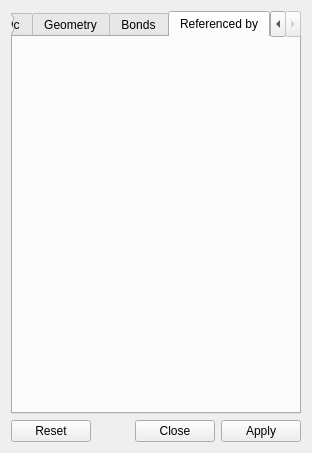
<?xml version="1.0" encoding="UTF-8"?>
<ui version="4.0">
 <class>AtomDesigner</class>
 <widget class="QWidget" name="AtomDesigner">
  <property name="geometry">
   <rect>
    <x>0</x>
    <y>0</y>
    <width>312</width>
    <height>453</height>
   </rect>
  </property>
  <property name="windowTitle">
   <string>Atom</string>
  </property>
  <property name="toolTip">
   <string/>
  </property>
  <layout class="QVBoxLayout" name="_2">
   <item>
    <widget class="QTabWidget" name="tabWidget">
     <property name="currentIndex">
      <number>3</number>
     </property>
     <widget class="QWidget" name="tab">
      <attribute name="title">
       <string>Basic</string>
      </attribute>
      <layout class="QVBoxLayout" name="_3">
       <item>
        <widget class="QGroupBox" name="generalGB">
         <property name="title">
          <string>General</string>
         </property>
        </widget>
       </item>
       <item>
        <widget class="QGroupBox" name="flagsGB">
         <property name="title">
          <string>Flags</string>
         </property>
        </widget>
       </item>
       <item>
        <widget class="QGroupBox" name="specificGB">
         <property name="title">
          <string>Specific</string>
         </property>
         <layout class="QGridLayout" name="_4">
          <item row="1" column="0">
           <widget class="QLabel" name="label_5">
            <property name="text">
             <string>Residue:</string>
            </property>
           </widget>
          </item>
          <item row="2" column="0">
           <widget class="QLabel" name="label4">
            <property name="text">
             <string>Symbol:</string>
            </property>
           </widget>
          </item>
          <item row="2" column="1">
           <widget class="QPushButton" name="symbolPB">
            <property name="sizePolicy">
             <sizepolicy hsizetype="Expanding" vsizetype="Fixed">
              <horstretch>0</horstretch>
              <verstretch>0</verstretch>
             </sizepolicy>
            </property>
            <property name="styleSheet">
             <string notr="true"> QPushButton {
     border: 1px none #dadbde;
     background-color: #FFFF7F;
     border-radius: 2px;
 }

 QPushButton:pressed {
     border: 2px solid #AAAAAA;
 }</string>
            </property>
            <property name="text">
             <string/>
            </property>
            <property name="flat">
             <bool>true</bool>
            </property>
           </widget>
          </item>
          <item row="3" column="0">
           <widget class="QLabel" name="label">
            <property name="text">
             <string>Type:</string>
            </property>
           </widget>
          </item>
          <item row="3" column="1">
           <widget class="QLineEdit" name="typeLE"/>
          </item>
          <item row="4" column="0">
           <widget class="QLabel" name="label_2">
            <property name="text">
             <string>Serial index:</string>
            </property>
           </widget>
          </item>
          <item row="4" column="1">
           <widget class="QSpinBox" name="serialIndexSB">
            <property name="alignment">
             <set>Qt::AlignRight|Qt::AlignTrailing|Qt::AlignVCenter</set>
            </property>
            <property name="maximum">
             <number>10000000</number>
            </property>
           </widget>
          </item>
          <item row="5" column="0">
           <widget class="QLabel" name="label_3">
            <property name="text">
             <string>Local Index:</string>
            </property>
           </widget>
          </item>
          <item row="5" column="1">
           <widget class="QSpinBox" name="localIndexSB">
            <property name="alignment">
             <set>Qt::AlignRight|Qt::AlignTrailing|Qt::AlignVCenter</set>
            </property>
            <property name="maximum">
             <number>10000000</number>
            </property>
           </widget>
          </item>
          <item row="6" column="0">
           <widget class="QLabel" name="label_4">
            <property name="text">
             <string>Charge:</string>
            </property>
           </widget>
          </item>
          <item row="6" column="1">
           <widget class="QQuantitySpinBox" name="chargeSB">
            <property name="alignment">
             <set>Qt::AlignRight|Qt::AlignTrailing|Qt::AlignVCenter</set>
            </property>
            <property name="minimum">
             <double>-10.000000000000000</double>
            </property>
            <property name="maximum">
             <double>10.000000000000000</double>
            </property>
           </widget>
          </item>
          <item row="0" column="0">
           <widget class="QLabel" name="label1">
            <property name="text">
             <string>Structure:</string>
            </property>
           </widget>
          </item>
          <item row="0" column="1">
           <widget class="QObjectLinkWidget" name="structureW" native="true">
            <property name="sizePolicy">
             <sizepolicy hsizetype="Preferred" vsizetype="Fixed">
              <horstretch>0</horstretch>
              <verstretch>0</verstretch>
             </sizepolicy>
            </property>
           </widget>
          </item>
          <item row="1" column="1">
           <widget class="QObjectLinkWidget" name="residueW" native="true">
            <property name="sizePolicy">
             <sizepolicy hsizetype="Preferred" vsizetype="Fixed">
              <horstretch>0</horstretch>
              <verstretch>0</verstretch>
             </sizepolicy>
            </property>
           </widget>
          </item>
         </layout>
        </widget>
       </item>
       <item>
        <spacer name="verticalSpacer">
         <property name="orientation">
          <enum>Qt::Vertical</enum>
         </property>
         <property name="sizeHint" stdset="0">
          <size>
           <width>20</width>
           <height>40</height>
          </size>
         </property>
        </spacer>
       </item>
      </layout>
     </widget>
     <widget class="QWidget" name="geometryTab">
      <attribute name="title">
       <string>Geometry</string>
      </attribute>
      <layout class="QVBoxLayout" name="_8">
       <item>
        <widget class="QGroupBox" name="groupBox">
         <property name="title">
          <string>Position</string>
         </property>
         <layout class="QGridLayout" name="_5">
          <item row="2" column="2">
           <widget class="QQuantitySpinBox" name="xSB">
            <property name="sizePolicy">
             <sizepolicy hsizetype="Expanding" vsizetype="Fixed">
              <horstretch>0</horstretch>
              <verstretch>0</verstretch>
             </sizepolicy>
            </property>
            <property name="alignment">
             <set>Qt::AlignRight|Qt::AlignTrailing|Qt::AlignVCenter</set>
            </property>
            <property name="prefix">
             <string/>
            </property>
            <property name="suffix">
             <string/>
            </property>
            <property name="decimals">
             <number>4</number>
            </property>
            <property name="minimum">
             <double>-10000000000000000905969664.000000000000000</double>
            </property>
            <property name="maximum">
             <double>10000000000000000905969664.000000000000000</double>
            </property>
           </widget>
          </item>
          <item row="3" column="1">
           <widget class="QLabel" name="label6">
            <property name="text">
             <string>Y:</string>
            </property>
           </widget>
          </item>
          <item row="3" column="2">
           <widget class="QQuantitySpinBox" name="ySB">
            <property name="alignment">
             <set>Qt::AlignRight|Qt::AlignTrailing|Qt::AlignVCenter</set>
            </property>
            <property name="decimals">
             <number>4</number>
            </property>
            <property name="minimum">
             <double>-10000000000000000905969664.000000000000000</double>
            </property>
            <property name="maximum">
             <double>10000000000000000905969664.000000000000000</double>
            </property>
           </widget>
          </item>
          <item row="4" column="1">
           <widget class="QLabel" name="label7">
            <property name="text">
             <string>Z:</string>
            </property>
           </widget>
          </item>
          <item row="4" column="2">
           <widget class="QQuantitySpinBox" name="zSB">
            <property name="alignment">
             <set>Qt::AlignRight|Qt::AlignTrailing|Qt::AlignVCenter</set>
            </property>
            <property name="decimals">
             <number>4</number>
            </property>
            <property name="minimum">
             <double>-10000000000000000905969664.000000000000000</double>
            </property>
            <property name="maximum">
             <double>10000000000000000905969664.000000000000000</double>
            </property>
           </widget>
          </item>
          <item row="2" column="1">
           <widget class="QLabel" name="label5">
            <property name="text">
             <string>X:</string>
            </property>
           </widget>
          </item>
          <item row="5" column="1" colspan="2">
           <widget class="QCheckBox" name="moveWholeMolChBox">
            <property name="text">
             <string>Move whole molecule</string>
            </property>
           </widget>
          </item>
         </layout>
        </widget>
       </item>
       <item>
        <widget class="QGroupBox" name="groupBox_2">
         <property name="title">
          <string>Velocity</string>
         </property>
         <layout class="QGridLayout" name="_6">
          <item row="0" column="0">
           <widget class="QLabel" name="label5_2">
            <property name="text">
             <string>X:</string>
            </property>
           </widget>
          </item>
          <item row="0" column="1">
           <widget class="QQuantitySpinBox" name="vxSB">
            <property name="sizePolicy">
             <sizepolicy hsizetype="Expanding" vsizetype="Fixed">
              <horstretch>0</horstretch>
              <verstretch>0</verstretch>
             </sizepolicy>
            </property>
            <property name="alignment">
             <set>Qt::AlignRight|Qt::AlignTrailing|Qt::AlignVCenter</set>
            </property>
            <property name="prefix">
             <string/>
            </property>
            <property name="suffix">
             <string/>
            </property>
            <property name="decimals">
             <number>4</number>
            </property>
            <property name="minimum">
             <double>-10000000000000000905969664.000000000000000</double>
            </property>
            <property name="maximum">
             <double>10000000000000000905969664.000000000000000</double>
            </property>
           </widget>
          </item>
          <item row="1" column="0">
           <widget class="QLabel" name="label6_2">
            <property name="text">
             <string>Y:</string>
            </property>
           </widget>
          </item>
          <item row="1" column="1">
           <widget class="QQuantitySpinBox" name="vySB">
            <property name="alignment">
             <set>Qt::AlignRight|Qt::AlignTrailing|Qt::AlignVCenter</set>
            </property>
            <property name="decimals">
             <number>4</number>
            </property>
            <property name="minimum">
             <double>-10000000000000000905969664.000000000000000</double>
            </property>
            <property name="maximum">
             <double>10000000000000000905969664.000000000000000</double>
            </property>
           </widget>
          </item>
          <item row="2" column="0">
           <widget class="QLabel" name="label7_2">
            <property name="text">
             <string>Z:</string>
            </property>
           </widget>
          </item>
          <item row="2" column="1">
           <widget class="QQuantitySpinBox" name="vzSB">
            <property name="alignment">
             <set>Qt::AlignRight|Qt::AlignTrailing|Qt::AlignVCenter</set>
            </property>
            <property name="decimals">
             <number>4</number>
            </property>
            <property name="minimum">
             <double>-10000000000000000905969664.000000000000000</double>
            </property>
            <property name="maximum">
             <double>10000000000000000905969664.000000000000000</double>
            </property>
           </widget>
          </item>
         </layout>
        </widget>
       </item>
       <item>
        <spacer name="verticalSpacer_2">
         <property name="orientation">
          <enum>Qt::Vertical</enum>
         </property>
         <property name="sizeHint" stdset="0">
          <size>
           <width>20</width>
           <height>40</height>
          </size>
         </property>
        </spacer>
       </item>
      </layout>
     </widget>
     <widget class="QWidget" name="tab_2">
      <attribute name="title">
       <string>Bonds</string>
      </attribute>
      <layout class="QVBoxLayout" name="_9">
       <item>
        <widget class="QTreeView" name="bondsTV">
         <property name="focusPolicy">
          <enum>Qt::NoFocus</enum>
         </property>
         <property name="rootIsDecorated">
          <bool>false</bool>
         </property>
        </widget>
       </item>
       <item>
        <layout class="QHBoxLayout" name="_7">
         <item>
          <widget class="QLabel" name="label_6">
           <property name="text">
            <string>Number of bonds:</string>
           </property>
          </widget>
         </item>
         <item>
          <widget class="QLineEdit" name="numOfBondsLE">
           <property name="frame">
            <bool>false</bool>
           </property>
           <property name="alignment">
            <set>Qt::AlignRight|Qt::AlignTrailing|Qt::AlignVCenter</set>
           </property>
           <property name="readOnly">
            <bool>true</bool>
           </property>
          </widget>
         </item>
        </layout>
       </item>
      </layout>
     </widget>
     <widget class="QWidget" name="refByTab">
      <attribute name="title">
       <string>Referenced by</string>
      </attribute>
     </widget>
    </widget>
   </item>
   <item>
    <widget class="QDialogButtonBox" name="buttonBox">
     <property name="standardButtons">
      <set>QDialogButtonBox::Apply|QDialogButtonBox::Close|QDialogButtonBox::Reset</set>
     </property>
    </widget>
   </item>
  </layout>
 </widget>
 <customwidgets>
  <customwidget>
   <class>QObjectLinkWidget</class>
   <extends>QWidget</extends>
   <header location="global">ObjectLinkWidget.hpp</header>
   <container>1</container>
  </customwidget>
  <customwidget>
   <class>QQuantitySpinBox</class>
   <extends>QDoubleSpinBox</extends>
   <header location="global">QuantitySpinBox.hpp</header>
  </customwidget>
 </customwidgets>
 <resources/>
 <connections/>
</ui>
